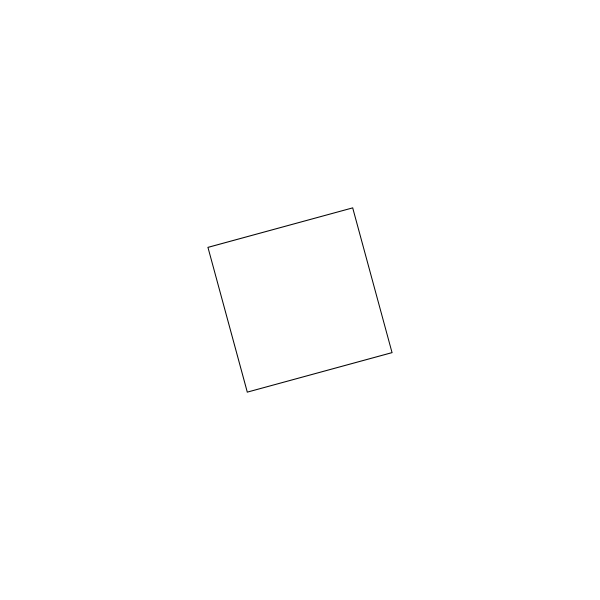
Frame 1 (no input)
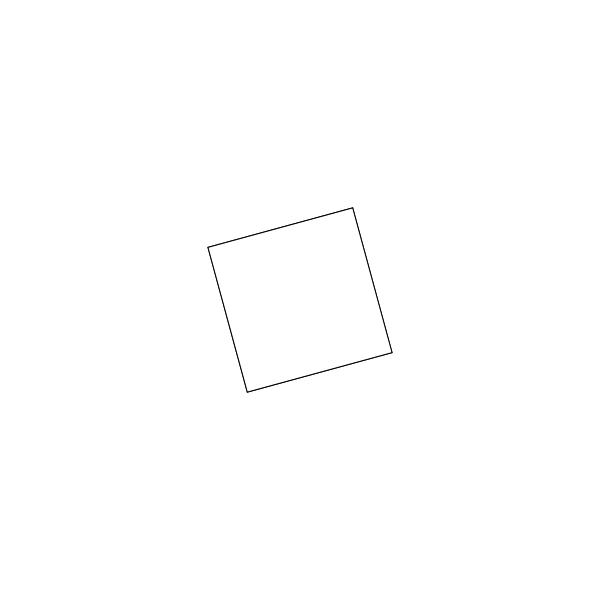
Frame 2 (the mouse pressed at the canvas centre, redrawn once)

The p5.js sketch that drew these frames (run headless with seeded random() and noise() and a simulated clock; the mouse was pressed at the canvas centre and the sketch redrawn once):

// p5.js sketch
// ── sketch.js
function setup() {
  createCanvas(600,600);
  background(255);
  noLoop();
}

function draw() {
  translate(width/2,height/2);
  rotate(50);
  rect(-150/2,-150/2,150,150);
  }
